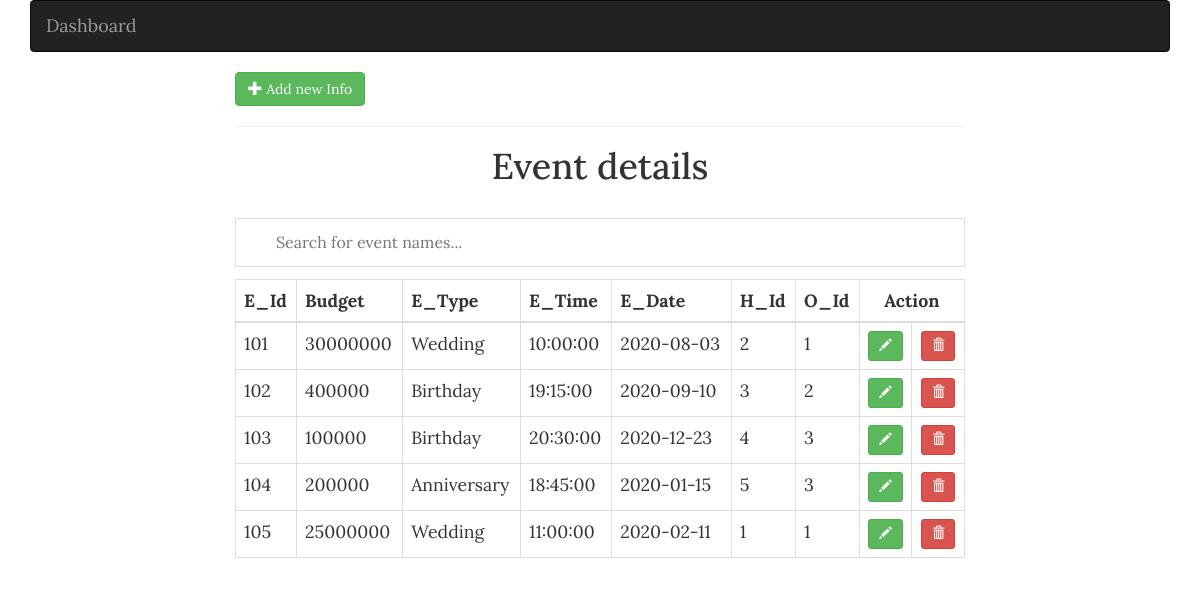
Page /admin/events/eventList.php on the committed database.
### tables this page shows
CREATE TABLE `events` (
  `E_Id` varchar(250) NOT NULL,
  `Budget` float NOT NULL,
  `E_Type` varchar(50) NOT NULL,
  `E_Time` time NOT NULL,
  `E_Date` date NOT NULL,
  `H_Id` varchar(250) NOT NULL,
  `O_Id` varchar(250) NOT NULL
);

### admin/events/eventLogic.php (called while the page is built, shortened)
<?php
  function getAllRoles(){
    $sql = "SELECT e_id, budget,e_type,e_time,e_date,h_id,o_id FROM events";
    $events = getMultipleRecords($sql);
    return $events;
  }

### config.php (called while the page is built, shortened)
<?php
	$conn = new mysqli("localhost", "root", "", "event");
	function getMultipleRecords($sql, $types = null, $params = []) {
  global $conn;
  $stmt = $conn->prepare($sql);
  $stmt->execute();
  $result = $stmt->get_result();
  $user = $result->fetch_all(MYSQLI_ASSOC);
  return $user;
}
?>

### admin/events/eventList.php (the view, shortened to what this page needs)
<?php include('../../config.php') ?>
<?php include(ROOT_PATH . '/admin/events/eventLogic.php') ?>
<?php
  $events = getAllRoles();
?>
<!DOCTYPE html>
<html>
<head>
  <link rel="stylesheet" href="https://cdnjs.cloudflare.com/ajax/libs/twitter-bootstrap/3.3.7/css/bootstrap.min.css" />
  <link rel="stylesheet" href="../../static/css/style.css">
</head>
<body>
  <?php include(INCLUDE_PATH . "/layouts/admin_navbar.php") ?>
  <div class="col-md-8 col-md-offset-2">
    <a href="eventForm.php" class="btn btn-success">
      <span class="glyphicon glyphicon-plus"></span>
      Add new Info
    </a>
    <hr>
    <h1 class="text-center">Event details</h1>
    <br />
    <?php if (isset($events)): ?>
      <input type="text" id="myInput" onkeyup="myFunction()" placeholder="Search for event names...">
      <table class="table table-bordered" id="myTable_e">
        <thead>
          <tr>
            <th>E_Id</th>
            <th>Budget</th>
            <th>E_Type</th>
            <th>E_Time</th>
            <th>E_Date</th>
            <th>H_Id</th>
            <th>O_Id</th>
            <th class="text-center" colspan=2>Action</th>
          </tr>
        </thead>
        <tbody>
          <?php foreach ($events as $key => $value): ?>
            <tr>
              <td><?php echo $value['e_id'] ?></td>
              <td><?php echo $value['budget'] ?></td>
              <td><?php echo $value['e_type'] ?></td>
              <td><?php echo $value['e_time'] ?></td>
              <td><?php echo $value['e_date'] ?></td>
              <td><?php echo $value['h_id'] ?></td>
              <td><?php echo $value['o_id'] ?></td>
              <td class="text-center">
                <a href="<?php echo BASE_URL ?>admin/events/eventForm.php?edit_role=<?php echo $value['e_id'] ?>" class="btn btn-sm btn-success">
                  <span class="glyphicon glyphicon-pencil"></span>
                </a>
              </td>
              <td class="text-center">
                <a href="<?php echo BASE_URL ?>admin/events/eventForm.php?delete_role=<?php echo $value['e_id'] ?>" class="btn btn-sm btn-danger">
                  <span class="glyphicon glyphicon-trash"></span>
                </a>
              </td>
            </tr>
          <?php endforeach; ?>
        </tbody>
      </table>
    <?php else: ?>
      <h2 class="text-center">No info in table</h2>
    <?php endif; ?>
  </div>
  <?php include(INCLUDE_PATH . "/layouts/footer.php") ?>
</body>
</html>

### assets/css/style.css (style rules this page uses)
* { font-family: 'Lora', serif; font-size: 1.04em; }

### admin/events/eventList.php (style rules this page uses)
#myInput { background-image: url('/css/searchicon.png'); background-position: 10px 12px; background-repeat: no-repeat; width: 100%; font-size: 16px; padding: 12px 20px 12px 40px; border: 1px solid #ddd; margin-bottom: 12px; }

### rows in the picture
events: E_Id "101", Budget "30000000", E_Type "Wedding", E_Time "10:00:00", E_Date "2020-08-03", H_Id "2", O_Id "1"
events: E_Id "102", Budget "400000", E_Type "Birthday", E_Time "19:15:00", E_Date "2020-09-10", H_Id "3", O_Id "2"
events: E_Id "103", Budget "100000", E_Type "Birthday", E_Time "20:30:00", E_Date "2020-12-23", H_Id "4", O_Id "3"
events: E_Id "104", Budget "200000", E_Type "Anniversary", E_Time "18:45:00", E_Date "2020-01-15", H_Id "5", O_Id "3"
events: E_Id "105", Budget "25000000", E_Type "Wedding", E_Time "11:00:00", E_Date "2020-02-11", H_Id "1", O_Id "1"
